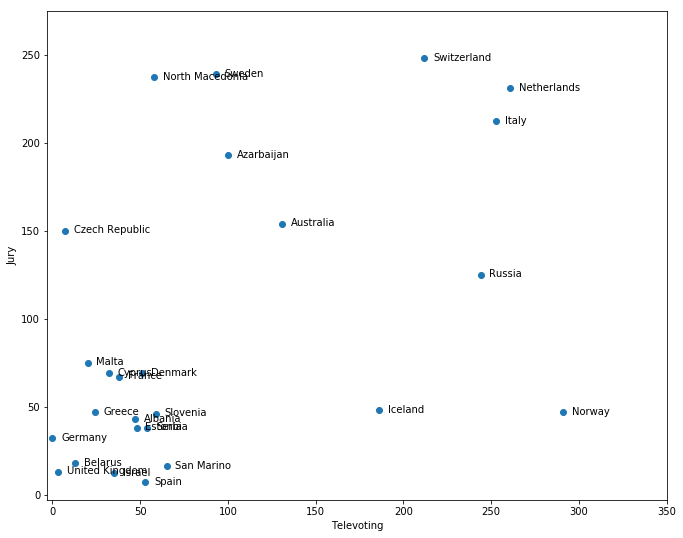

Python code for this plot:
#!/usr/bin/env python2
# -*- coding: utf-8 -*-
"""
Created on Sun May 19 12:52:26 2019

@author: frode
"""

import matplotlib.pyplot as plt


scores = [["Netherlands", 261, 231],
          ["Italy",253,212],
          ["Russia",244,125],
          ["Switzerland",212,248],
          ["Norway",291,47],
          ["Sweden",93,239],
          ["Azarbaijan",100,193],
          ["North Macedonia",58,237],
          ["Australia",131,154],
          ["Iceland",186,48],
          ["Czech Republic",7,150],
          ["Denmark",51,69],
          ["Slovenia",59,46],
          ["France",38,67],
          ["Cyprus",32,69],
          ["Malta",20,75],
          ["Serbia",54,38],
          ["Albania",47,43],
          ["Estonia",48,38],
          ["San Marino",65,16],
          ["Greece",24,47],
          ["Spain",53,7],
          ["Israel",35,12],
          ["Germany",0,32],
          ["Belarus",13,18],
          ["United Kingdom",3,13]]

coun = [country[0] for country in scores]
tele = [country[1] for country in scores]
jury = [country[2] for country in scores]


plt.figure(figsize=(11.1,9))
plt.scatter(tele, jury)
for country, televote, juryvote in scores:
    plt.annotate(country, (televote+5, juryvote-1.5))
plt.xlabel("Televoting")
plt.ylabel("Jury")
plt.axis("equal")
plt.axis([-3,350,-3,275])
plt.show()
